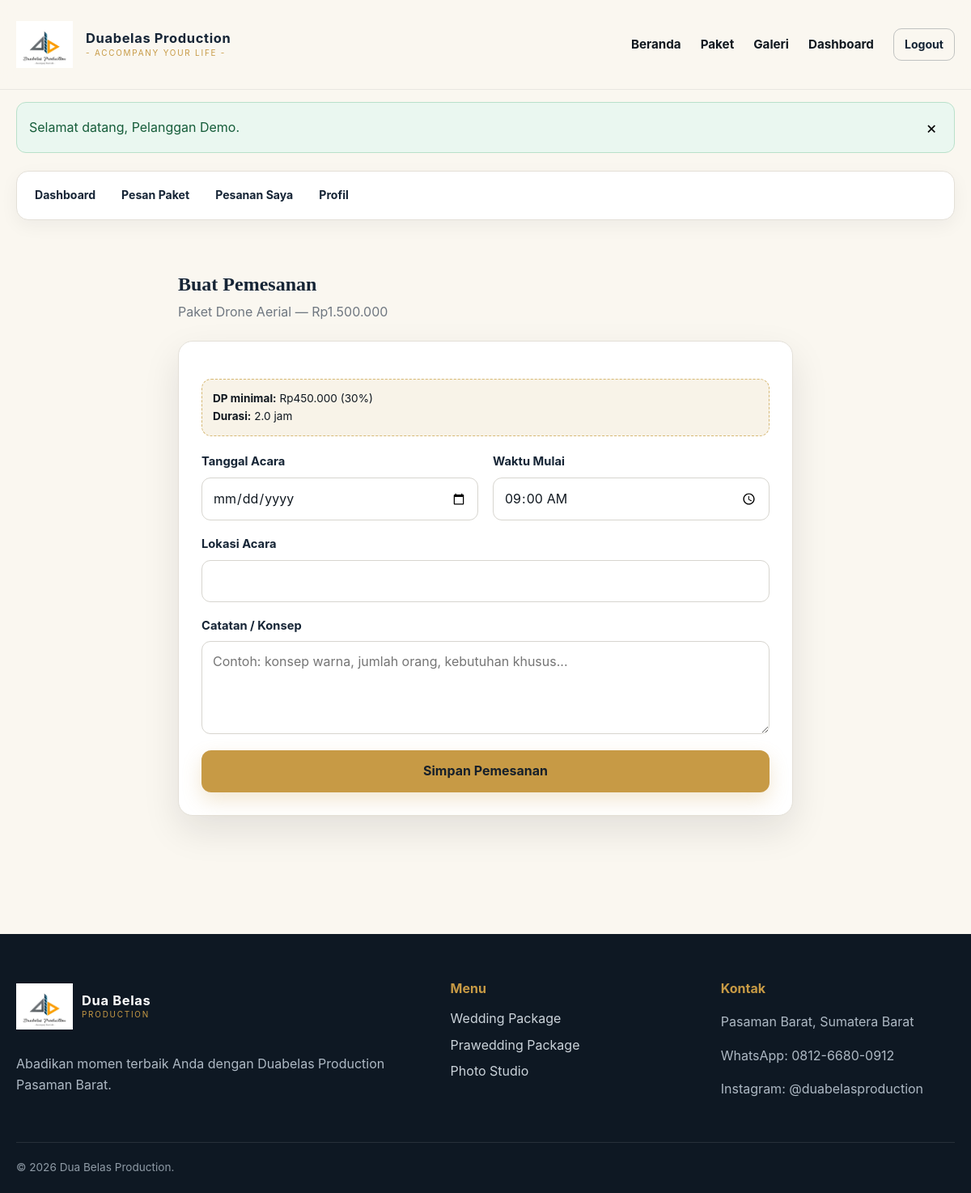
The page /customer/booking_create.php?package=6 (signed in) on the database its author committed.
### tables this page shows
CREATE TABLE IF NOT EXISTS packages (
    id INT UNSIGNED AUTO_INCREMENT PRIMARY KEY,
    name VARCHAR(120) NOT NULL,
    category VARCHAR(80) NOT NULL,
    price DECIMAL(14,2) NOT NULL DEFAULT 0,
    dp_percentage TINYINT UNSIGNED NOT NULL DEFAULT 30,
    duration_hours DECIMAL(5,1) NOT NULL DEFAULT 2,
    description TEXT NOT NULL,
    features TEXT DEFAULT NULL,
    photo VARCHAR(255) DEFAULT NULL,
    status ENUM('active','inactive') NOT NULL DEFAULT 'active',
    created_at TIMESTAMP DEFAULT CURRENT_TIMESTAMP,
    updated_at TIMESTAMP DEFAULT CURRENT_TIMESTAMP ON UPDATE CURRENT_TIMESTAMP
);

### config/app.php (called while the page is built, shortened)
<?php
function e(?string $value): string
{
    return htmlspecialchars((string) $value, ENT_QUOTES, 'UTF-8');
}
function rupiah(float|int|string $amount): string
{
    return 'Rp' . number_format((float) $amount, 0, ',', '.');
}
function old(string $key, string $default = ''): string
{
    return e($_POST[$key] ?? $default);
}

### customer/booking_create.php (the view, shortened to what this page needs)
<?php
require_once __DIR__ . '/../config/database.php';
$packageId=(int)($_GET['package'] ?? $_POST['package_id'] ?? 0);
$stmt=$pdo->prepare("SELECT * FROM packages WHERE id=? AND status='active'");$stmt->execute([$packageId]);$package=$stmt->fetch();
$pageTitle='Buat Pemesanan';require __DIR__.'/../includes/header.php';require __DIR__.'/../includes/customer_nav.php';
?>
<section class="section" style="padding-top:30px"><div class="narrow"><div class="dashboard-head"><div><h1>Buat Pemesanan</h1><p><?= e($package['name']) ?> — <?= rupiah($package['price']) ?></p></div></div><div class="form-card"><?php if($error): ?><div class="form-error"><?= e($error) ?></div><?php endif; ?><div class="demo-box"><strong>DP minimal:</strong> <?= rupiah((float)$package['price']*((int)$package['dp_percentage']/100)) ?> (<?= (int)$package['dp_percentage'] ?>%)<br><strong>Durasi:</strong> <?= e((string)$package['duration_hours']) ?> jam</div><form method="post" style="margin-top:20px"><input type="hidden" name="csrf_token" value="<?= e(csrf_token()) ?>"><input type="hidden" name="package_id" value="<?= (int)$packageId ?>"><div class="form-grid"><div class="form-group"><label>Tanggal Acara</label><input type="date" name="event_date" value="<?= old('event_date') ?>" data-min-today required></div><div class="form-group"><label>Waktu Mulai</label><input type="time" name="start_time" value="<?= old('start_time','09:00') ?>" required></div><div class="form-group full"><label>Lokasi Acara</label><input name="location" value="<?= old('location') ?>" required></div><div class="form-group full"><label>Catatan / Konsep</label><textarea name="notes" placeholder="Contoh: konsep warna, jumlah orang, kebutuhan khusus..."><?= old('notes') ?></textarea></div></div><button class="btn btn-primary btn-block" style="margin-top:20px" type="submit">Simpan Pemesanan</button></form></div></div></section>
<?php require __DIR__.'/../includes/footer.php'; ?>

### assets/css/style.css (style rules this page uses)
:root { --ink: #101820; --navy: #162536; --navy-2: #22384f; --gold: #c79a45; --gold-soft: #f3e6c8; --cream: #faf7f0; --paper: #ffffff; --muted: #6f7780; --line: #e4e0d8; --success: #1f7a4d; --danger: #b44141; --warning: #a66a12; --info: #316b8f; --shadow: 0 18px 45px rgba(16, 24, 32, .10); --radius: 18px; }
* { box-sizing: border-box; }
html { scroll-behavior: smooth; }
body { margin: 0; font-family: Inter, ui-sans-serif, system-ui, -apple-system, BlinkMacSystemFont, "Segoe UI", sans-serif; color: var(--ink); background: var(--cream); line-height: 1.6; }
button, input, textarea, select { font: inherit; }
.narrow { width: min(760px, calc(100% - 32px)); margin-inline: auto; }
.btn { display: inline-flex; align-items: center; justify-content: center; gap: 8px; border: 1px solid transparent; border-radius: 12px; padding: 12px 18px; font-weight: 750; cursor: pointer; transition: transform .18s ease, box-shadow .18s ease, background .18s ease; }
.btn-primary { background: var(--gold); color: #17202a; box-shadow: 0 10px 25px rgba(199, 154, 69, .24); }
.btn-block { width: 100%; }
.section { padding: 76px 0; }
.form-card { background: #fff; border: 1px solid var(--line); border-radius: var(--radius); padding: 28px; box-shadow: var(--shadow); }
.form-grid { display: grid; grid-template-columns: repeat(2, 1fr); gap: 18px; }
.form-group { display: grid; gap: 7px; }
.form-group.full { grid-column: 1 / -1; }
label { color: var(--navy); font-weight: 750; font-size: .92rem; }
input, select, textarea { width: 100%; border: 1px solid #d7d5cf; background: #fff; border-radius: 11px; padding: 12px 13px; color: var(--ink); outline: none; transition: border .16s ease, box-shadow .16s ease; }
textarea { min-height: 115px; resize: vertical; }
.demo-box { background: #f8f3e8; border: 1px dashed #d7b975; border-radius: 12px; padding: 13px; font-size: .85rem; margin-top: 18px; }
.dashboard-head { display: flex; justify-content: space-between; align-items: end; gap: 20px; margin: 30px 0 22px; }
.dashboard-head h1 { color: var(--navy); margin: 0; font-family: Georgia, "Times New Roman", serif; }
.dashboard-head p { margin: 3px 0 0; color: var(--muted); }

### rows shown on the page
packages: name "Paket Drone Aerial", price "Rp1.500.000", rupiah((float)$package['price']*((int)$package['dp_percentage']/100)) "Rp450.000", dp_percentage "30", duration_hours "2.0"

### other values the page prints
$flashMessage['message'] "Selamat datang, Pelanggan Demo."
